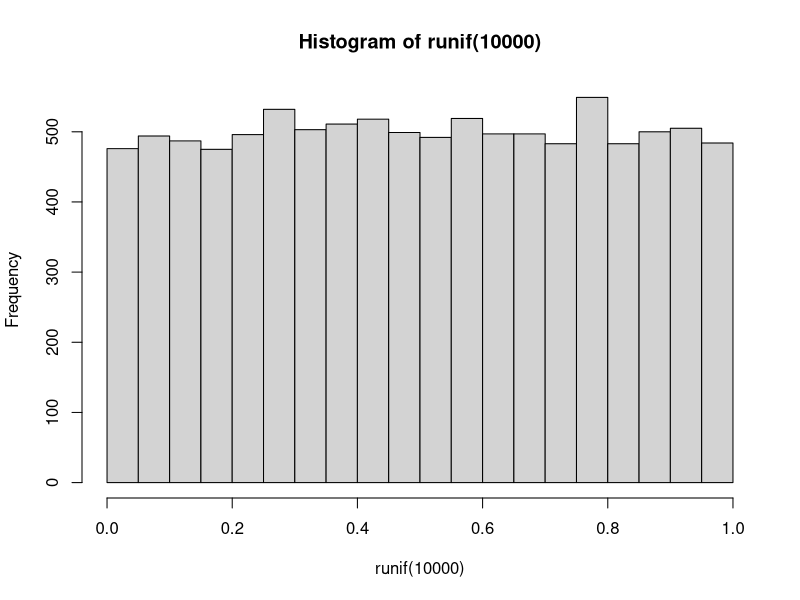
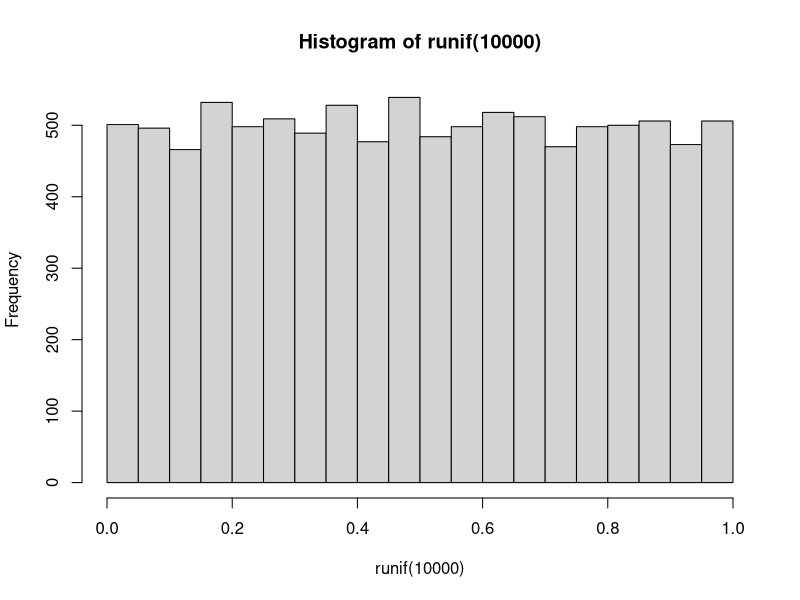
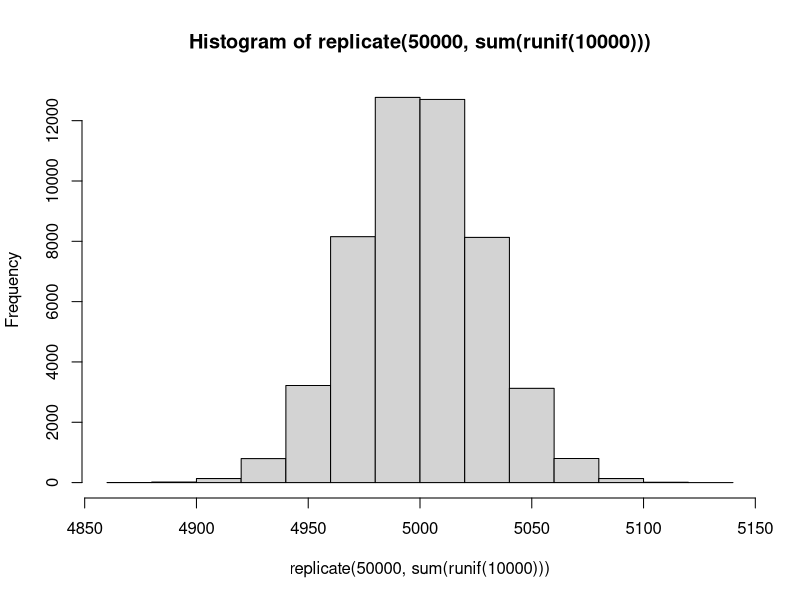

R code for these plots, in order:
## ---- chunk 1

#---------- RSTUDIO STARTER V 2.0  --------------#
#                    -Prepared with care by  AM ;D
                
                                                                          
knitr::opts_chunk$set(echo = TRUE, 
                      message = FALSE, 
                      warning = FALSE)      
library(tidyverse)                
library(ggthemes)                    

theme_set(theme_tufte() +                                     
  theme(text=element_text(family="sans")))  

studentSurvey <- read_csv("Student Data.csv")
deathPenaltyData <- read_csv("death penalty data.csv")
housingData <- read_csv("../Data/House-Sales.csv")
#------------------------------------------------#
## ---- chunk 2
.03*.95
## ---- chunk 3
.03*.05
## ---- chunk 4
.97*.15
## ---- chunk 5
.97*.85
## ---- chunk 6
.0285+.1455
## ---- chunk 7
.0285/.174
## ---- chunk 8
.0009 + .20979
## ---- chunk 9
.0009/.21069
## ---- chunk 10
.0001/(.0001+.78921)
## ---- chunk 11
0.004271679/0.0001266929
## ---- chunk 12
hist(runif(10000))
## ---- chunk 13
runif(1)
## ---- chunk 14
runif(10)
## ---- chunk 15
hist(runif(10000))
## ---- chunk 16
hist(replicate(50000, sum(runif(10000))))
## ---- chunk 17
1-.8997
## ---- chunk 18
.9940 - .2061
## ---- chunk 19
.9015 - .6331
## ---- chunk 20
(70 - 69)/2.7
## ---- chunk 21
(70-64)/2.4
## ---- chunk 22
(65 - 64)/2.4
## ---- chunk 23
.9938 - .6628
## ---- chunk 24
(75-64)/2.4
